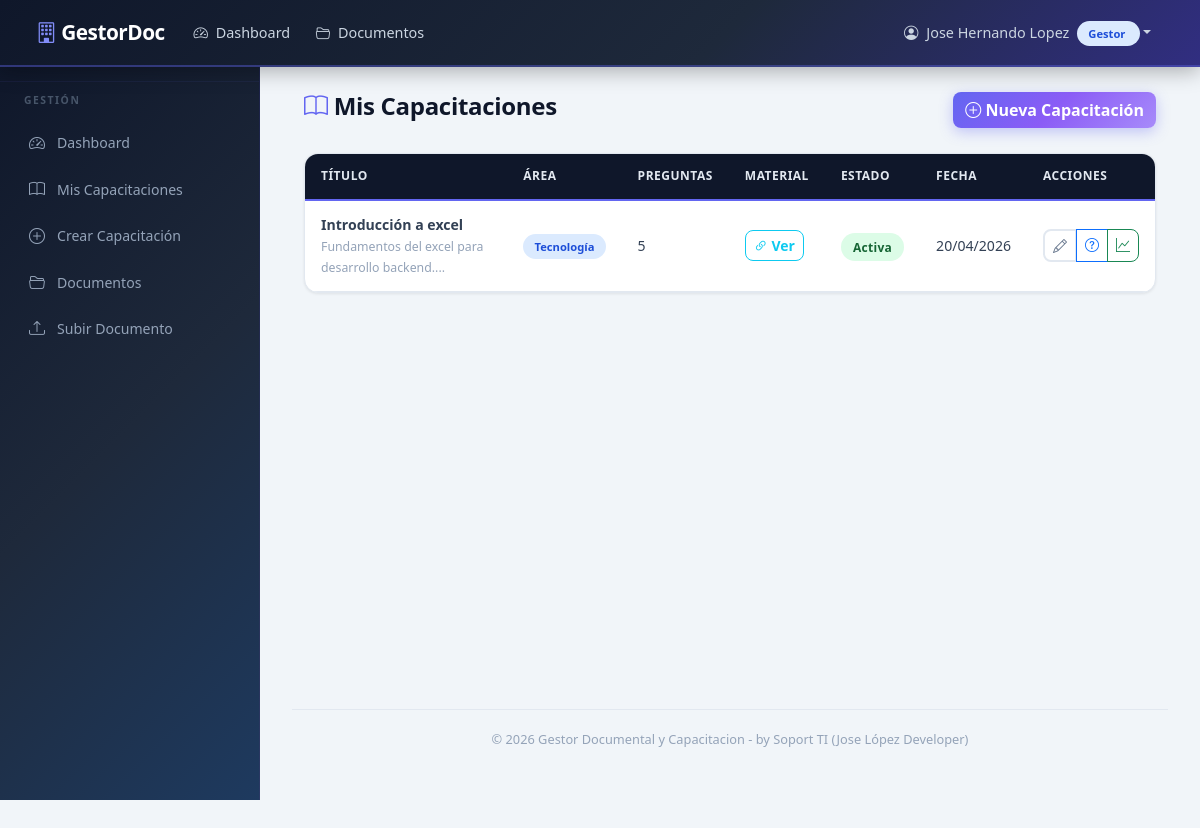
The page /mis-capacitaciones (signed in) on the database its author committed.
### models.py (models this page shows, shortened)
class User(UserMixin, db.Model):
    __tablename__ = 'user'
    id = db.Column(db.Integer, primary_key=True)
    username = db.Column(db.String(80), unique=True, nullable=False)
    password_hash = db.Column(db.String(256), nullable=False)
    nombres = db.Column(db.String(120), nullable=False, default='')
    apellidos = db.Column(db.String(120), nullable=False, default='')
    role = db.Column(db.String(20), nullable=False, default='Empleado')
    activo = db.Column(db.Boolean, default=True)
    fecha_creacion = db.Column(db.DateTime, default=datetime.utcnow)
    gestor = db.relationship('Gestor', backref='user', uselist=False, lazy=True)
    empleado = db.relationship('Empleado', backref='user', uselist=False, lazy=True)
    @property
    def nombre_completo(self):
        return f'{self.nombres} {self.apellidos}'.strip()

class Capacitacion(db.Model):
    __tablename__ = 'capacitacion'
    id = db.Column(db.Integer, primary_key=True)
    titulo = db.Column(db.String(200), nullable=False)
    descripcion = db.Column(db.Text, default='')
    area_id = db.Column(db.Integer, db.ForeignKey('area.id'), nullable=False)
    gestor_id = db.Column(db.Integer, db.ForeignKey('gestor.id'), nullable=False)
    material_link = db.Column(db.String(500), default='')  # Video/PDF link
    activa = db.Column(db.Boolean, default=True)
    fecha_creacion = db.Column(db.DateTime, default=datetime.utcnow)
    preguntas = db.relationship('Pregunta', backref='capacitacion', lazy=True,
                                cascade='all, delete-orphan')
    progreso = db.relationship('ProgresoCapacitacion', backref='capacitacion', lazy=True)

class Area(db.Model):
    __tablename__ = 'area'
    id = db.Column(db.Integer, primary_key=True)
    nombre_area = db.Column(db.String(100), unique=True, nullable=False)
    gestores = db.relationship('Gestor', backref='area', lazy=True)
    documentos = db.relationship('Documento', backref='area', lazy=True)
    capacitaciones = db.relationship('Capacitacion', backref='area', lazy=True)

### routes/gestor.py (the view)
@gestor_bp.route('/mis-capacitaciones')
@login_required
def mis_capacitaciones():
    if current_user.role != 'Gestor':
        flash('Acceso no autorizado.', 'danger')
        return redirect(url_for('main.dashboard'))
    gestor = get_gestor()
    if not gestor:
        flash('Perfil de gestor no encontrado.', 'danger')
        return redirect(url_for('main.dashboard'))
    capacitaciones = Capacitacion.query.filter_by(
        gestor_id=gestor.id
    ).order_by(Capacitacion.fecha_creacion.desc()).all()
    return render_template('gestor/mis_capacitaciones.html',
                           capacitaciones=capacitaciones, gestor=gestor)

### routes/gestor.py (called while the page is built)
def get_gestor():
    return Gestor.query.filter_by(user_id=current_user.id).first()

### templates/gestor/mis_capacitaciones.html (shortened to what this page needs)
{% extends "base.html" %}
{% block content %}
<div class="container-fluid">
    <div class="d-flex justify-content-between align-items-center mb-4">
        <h4><i class="bi bi-book"></i> Mis Capacitaciones</h4>
        <a href="{{ url_for('gestor.crear_capacitacion') }}" class="btn btn-primary">
            <i class="bi bi-plus-circle"></i> Nueva Capacitación
        </a>
    </div>
    {% if not capacitaciones %}
    <div class="empty-state">
        <i class="bi bi-book d-block"></i>
        <h5>No hay capacitaciones creadas</h5>
        <p class="text-muted">Cree su primera capacitación para su área.</p>
        <a href="{{ url_for('gestor.crear_capacitacion') }}" class="btn btn-primary">
            <i class="bi bi-plus-circle"></i> Crear Capacitación
        </a>
    </div>
    {% else %}
    <div class="card-custom">
        <div class="card-body p-0">
            <table class="table-custom">
                <thead>
                    <tr>
                        <th>Título</th>
                        <th>Área</th>
                        <th>Preguntas</th>
                        <th>Material</th>
                        <th>Estado</th>
                        <th>Fecha</th>
                        <th>Acciones</th>
                    </tr>
                </thead>
                <tbody>
                    {% for cap in capacitaciones %}
                    <tr>
                        <td>
                            <strong>{{ cap.titulo }}</strong>
                            <br><small class="text-muted">{{ cap.descripcion[:60] }}...</small>
                        </td>
                        <td>
                            <span class="badge-role" style="background:#dbeafe;color:#1d4ed8;">
                                {{ cap.area.nombre_area }}
                            </span>
                        </td>
                        <td>{{ cap.preguntas | length }}</td>
                        <td>
                            {% if cap.material_link %}
                                <a href="{{ cap.material_link }}" target="_blank"
                                   class="btn btn-sm btn-outline-info">
                                    <i class="bi bi-link-45deg"></i> Ver
                                </a>
                            {% else %}
                                <span class="text-muted">Sin material</span>
                            {% endif %}
                        </td>
                        <td>
                            {% if cap.activa %}
                                <span class="badge-estado badge-aprobado">Activa</span>
                            {% else %}
                                <span class="badge-estado badge-pendiente">Inactiva</span>
                            {% endif %}
                        </td>
                        <td>{{ cap.fecha_creacion.strftime('%d/%m/%Y') }}</td>
                        <td>
                            <div class="btn-group btn-group-sm">
                                <a href="{{ url_for('gestor.editar_capacitacion', capacitacion_id=cap.id) }}"
                                   class="btn btn-outline-secondary" title="Editar">
                                    <i class="bi bi-pencil"></i>
                                </a>
                                <a href="{{ url_for('gestor.agregar_preguntas', capacitacion_id=cap.id) }}"
                                   class="btn btn-outline-primary" title="Preguntas">
                                    <i class="bi bi-question-circle"></i>
                                </a>
                                <a href="{{ url_for('gestor.ver_resultados', capacitacion_id=cap.id) }}"
                                   class="btn btn-outline-success" title="Resultados">
                                    <i class="bi bi-graph-up"></i>
                                </a>
                            </div>
                        </td>
                    </tr>
                    {% endfor %}
                </tbody>
            </table>
        </div>
    </div>
    {% endif %}
</div>
{% endblock %}

### templates/base.html (shortened to what this page needs)
<!DOCTYPE html>
<html lang="es">
<head>
    <link href="https://cdn.jsdelivr.net/npm/bootstrap@5.3.3/dist/css/bootstrap.min.css" rel="stylesheet">
    <link href="https://cdn.jsdelivr.net/npm/bootstrap-icons@1.11.3/font/bootstrap-icons.min.css" rel="stylesheet">
    <link href="{{ url_for('static', filename='css/style.css') }}" rel="stylesheet">
</head>
<body>
    {% if current_user.is_authenticated %}
    <nav class="navbar navbar-expand-lg navbar-dark navbar-custom fixed-top">
        <div class="container-fluid">
            <a class="navbar-brand" href="{{ url_for('main.dashboard') }}">
                <i class="bi bi-building"></i> GestorDoc
            </a>
            <div class="collapse navbar-collapse" id="navbarNav">
                <ul class="navbar-nav me-auto">
                    <li class="nav-item">
                        <a class="nav-link" href="{{ url_for('main.dashboard') }}">
                            <i class="bi bi-speedometer2"></i> Dashboard
                        </a>
                    </li>
                    <li class="nav-item">
                        <a class="nav-link" href="{{ url_for('documentos.listar') }}">
                            <i class="bi bi-folder2-open"></i> Documentos
                        </a>
                    </li>
                </ul>
                <ul class="navbar-nav">
                    <li class="nav-item dropdown">
                        <a class="nav-link dropdown-toggle" href="#" role="button"
                           data-bs-toggle="dropdown">
                            <i class="bi bi-person-circle"></i>
                            {{ current_user.nombre_completo }}
                            <span class="badge-role"
                                  style="background:#dbeafe;color:#1d4ed8;margin-left:4px;">
                                {{ current_user.role | role_label }}
                            </span>
                        </a>
                    </li>
                </ul>
            </div>
        </div>
    </nav>
    <div class="sidebar">
        {% if current_user.role == 'Admin' %}
        <div class="sidebar-heading">Administración</div>
        <a href="{{ url_for('main.dashboard') }}" class="nav-link">
            <i class="bi bi-speedometer2"></i> Dashboard
        </a>
        <a href="{{ url_for('admin.listar_empleados') }}" class="nav-link">
            <i class="bi bi-people"></i> Empleados
        </a>
        <a href="{{ url_for('admin.listar_gestores') }}" class="nav-link">
            <i class="bi bi-person-badge"></i> Gestores
        </a>
        <a href="{{ url_for('rrhh.panel') }}" class="nav-link">
            <i class="bi bi-people"></i> Panel RRHH
        </a>
        <a href="{{ url_for('documentos.listar') }}" class="nav-link">
            <i class="bi bi-folder2-open"></i> Documentos
        </a>
        <a href="{{ url_for('documentos.subir') }}" class="nav-link">
            <i class="bi bi-upload"></i> Subir Documento
        </a>
        <a href="{{ url_for('rrhh.reporte') }}" class="nav-link">
            <i class="bi bi-graph-up"></i> Reportes
        </a>
        {% elif current_user.role == 'Gestor' %}
        <div class="sidebar-heading">Gestión</div>
        <a href="{{ url_for('main.dashboard') }}" class="nav-link">
            <i class="bi bi-speedometer2"></i> Dashboard
        </a>
        <a href="{{ url_for('gestor.mis_capacitaciones') }}" class="nav-link">
            <i class="bi bi-book"></i> Mis Capacitaciones
        </a>
        <a href="{{ url_for('gestor.crear_capacitacion') }}" class="nav-link">
            <i class="bi bi-plus-circle"></i> Crear Capacitación
        </a>
        <a href="{{ url_for('documentos.listar') }}" class="nav-link">
            <i class="bi bi-folder2-open"></i> Documentos
        </a>
        <a href="{{ url_for('documentos.subir') }}" class="nav-link">
            <i class="bi bi-upload"></i> Subir Documento
        </a>
        {% endif %}
    </div>
    {% endif %}
    {% if current_user.is_authenticated %}
    <div class="main-content">
    {% endif %}
        {% block content %}{% endblock %}
    {% if current_user.is_authenticated %}
        <div class="footer">
            © 2026 Gestor Documental y Capacitacion - by Soport TI (Jose López Developer)
        </div>
    </div>
    {% endif %}
</body>
</html>

### static/css/style.css (style rules this page uses)
:root { --primary: #6366f1; --primary-dark: #4f46e5; --primary-light: #818cf8; --secondary: #0ea5e9; --accent: #f43f5e; --success: #10b981; --success-dark: #059669; --warning: #f59e0b; --danger: #ef4444; --info: #06b6d4; --dark: #0f172a; --dark-2: #1e293b; --light: #f8fafc; --gray: #64748b; --gray-light: #94a3b8; --border: #e2e8f0; --sidebar-bg: #0f172a; --sidebar-hover: #1e293b; --gradient-1: linear-gradient(135deg, #6366f1 0%, #8b5cf6 50%, #a78bfa 100%); --gradient-2: linear-gradient(135deg, #0ea5e9 0%, #6366f1 100%); --gradient-3: linear-gradient(135deg, #f43f5e 0%, #fb923c 100%); --gradient-4: linear-gradient(135deg, #10b981 0%, #06b6d4 100%); --gradient-dark: linear-gradient(135deg, #0f172a 0%, #1e293b 50%, #1e3a5f 100%); --shadow-sm: 0 1px 3px rgba(0, 0, 0, 0.08); --shadow-md: 0 4px 14px rgba(0, 0, 0, 0.12); --shadow-lg: 0 10px 30px rgba(0, 0, 0, 0.18); --shadow-primary: 0 4px 14px rgba(99, 102, 241, 0.35); --radius: 14px; --radius-sm: 8px; }
* { margin: 0; padding: 0; box-sizing: border-box; }
body { font-family: 'Segoe UI', Tahoma, Geneva, Verdana, sans-serif; background-color: #f1f5f9; color: #334155; min-height: 100vh; }
.navbar-custom { background: linear-gradient(135deg, #0f172a 0%, #1e293b 60%, #312e81 100%); padding: 0.75rem 1.5rem; box-shadow: 0 4px 20px rgba(0, 0, 0, 0.3); border-bottom: 2px solid rgba(99, 102, 241, 0.4); }
.navbar-custom .navbar-brand { color: #fff; font-weight: 800; font-size: 1.3rem; letter-spacing: -0.5px; }
.navbar-custom .navbar-brand i { color: var(--primary-light); }
.navbar-custom .nav-link { color: #cbd5e1; transition: all 0.25s ease; font-size: 0.9rem; border-radius: var(--radius-sm); padding: 0.4rem 0.8rem !important; }
.navbar-custom .nav-link i { margin-right: 4px; }
.sidebar { width: 260px; background: var(--gradient-dark); border-right: 1px solid rgba(99, 102, 241, 0.15); height: calc(100vh - 60px); position: fixed; top: 60px; left: 0; overflow-y: auto; padding: 1rem 0; z-index: 100; }
.sidebar .nav-link { color: #94a3b8; padding: 0.7rem 1.5rem; display: flex; align-items: center; gap: 10px; font-size: 0.88rem; border-left: 3px solid transparent; transition: all 0.25s ease; }
.sidebar .nav-link i { width: 20px; text-align: center; font-size: 1rem; }
.sidebar-heading { padding: 0.7rem 1.5rem; font-size: 0.65rem; text-transform: uppercase; color: #475569; font-weight: 800; letter-spacing: 1.5px; border-top: 1px solid rgba(99, 102, 241, 0.08); margin-top: 0.3rem; }
.main-content { margin-left: 260px; padding: 2rem; margin-top: 60px; min-height: calc(100vh - 60px); display: flex; flex-direction: column; }
.card-custom { background: #fff; border-radius: var(--radius); box-shadow: var(--shadow-sm); border: 1px solid var(--border); overflow: hidden; }
.card-custom .card-body { padding: 1.5rem; }
.table-custom { width: 100%; border-collapse: separate; border-spacing: 0; }
.table-custom thead th { background: var(--dark); color: #e2e8f0; padding: 0.85rem 1rem; font-size: 0.75rem; text-transform: uppercase; font-weight: 700; letter-spacing: 0.5px; border-bottom: 2px solid var(--primary); white-space: nowrap; }
.table-custom thead th:first-child { border-radius: var(--radius-sm) 0 0 0; }
.table-custom thead th:last-child { border-radius: 0 var(--radius-sm) 0 0; }
.table-custom tbody td { padding: 0.8rem 1rem; border-bottom: 1px solid var(--border); font-size: 0.88rem; vertical-align: middle; }
.table-custom tbody tr { transition: all 0.2s ease; }
.badge-estado { padding: 0.35rem 0.75rem; border-radius: 20px; font-size: 0.75rem; font-weight: 700; letter-spacing: 0.3px; }
.badge-aprobado { background: #dcfce7; color: #166534; }
.badge-role { padding: 0.3rem 0.7rem; border-radius: 20px; font-size: 0.7rem; font-weight: 700; }
.btn { border-radius: var(--radius-sm); font-weight: 600; transition: all 0.25s ease; }
.btn-primary { background: var(--gradient-1); border: none; box-shadow: var(--shadow-primary); }
.btn-outline-secondary { border: 2px solid var(--border); color: var(--gray); font-weight: 600; }
.footer { text-align: center; padding: 1.2rem; color: var(--gray-light); font-size: 0.8rem; border-top: 1px solid var(--border); margin-top: auto; }
h4 { font-weight: 800; color: var(--dark); letter-spacing: -0.3px; }
h4 i { color: var(--primary); }
.text-muted { color: var(--gray-light) !important; }

### rows shown on the page
User: nombre_completo "Jose Hernando Lopez", role|role_label "Gestor"
Capacitacion: titulo "Introducción a excel", descripcion "Fundamentos del excel para desarrollo backend.", area.nombre_area "Tecnología", preguntas|length "5", activa "Activa", fecha_creacion "20/04/2026"
